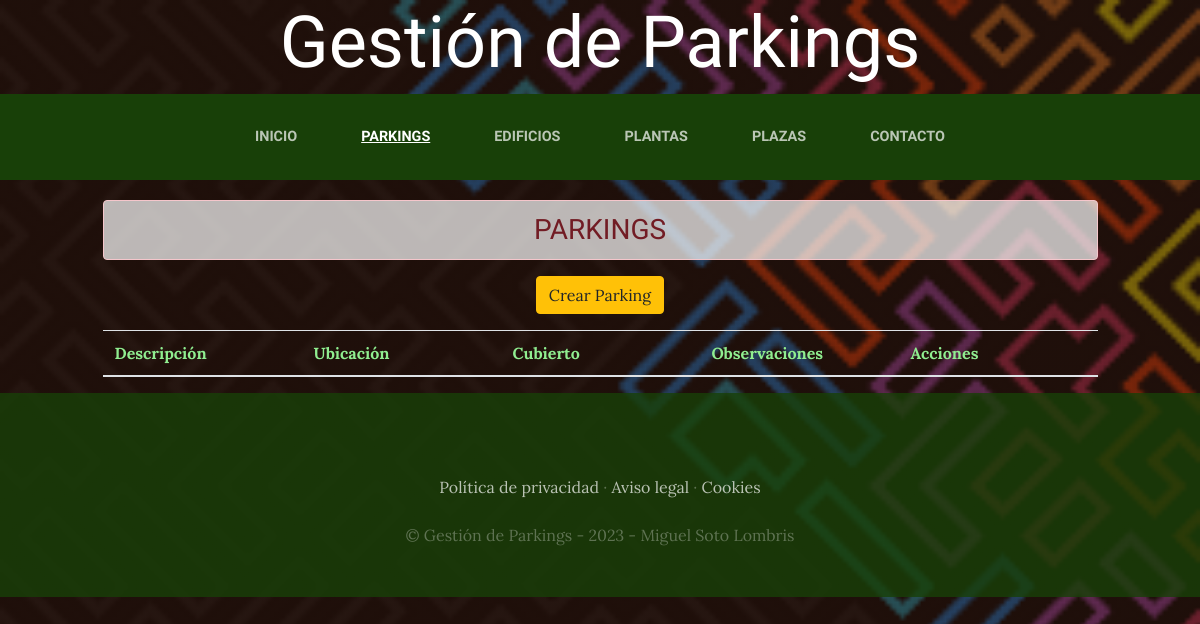
Before: /parkings/ with the older database file.
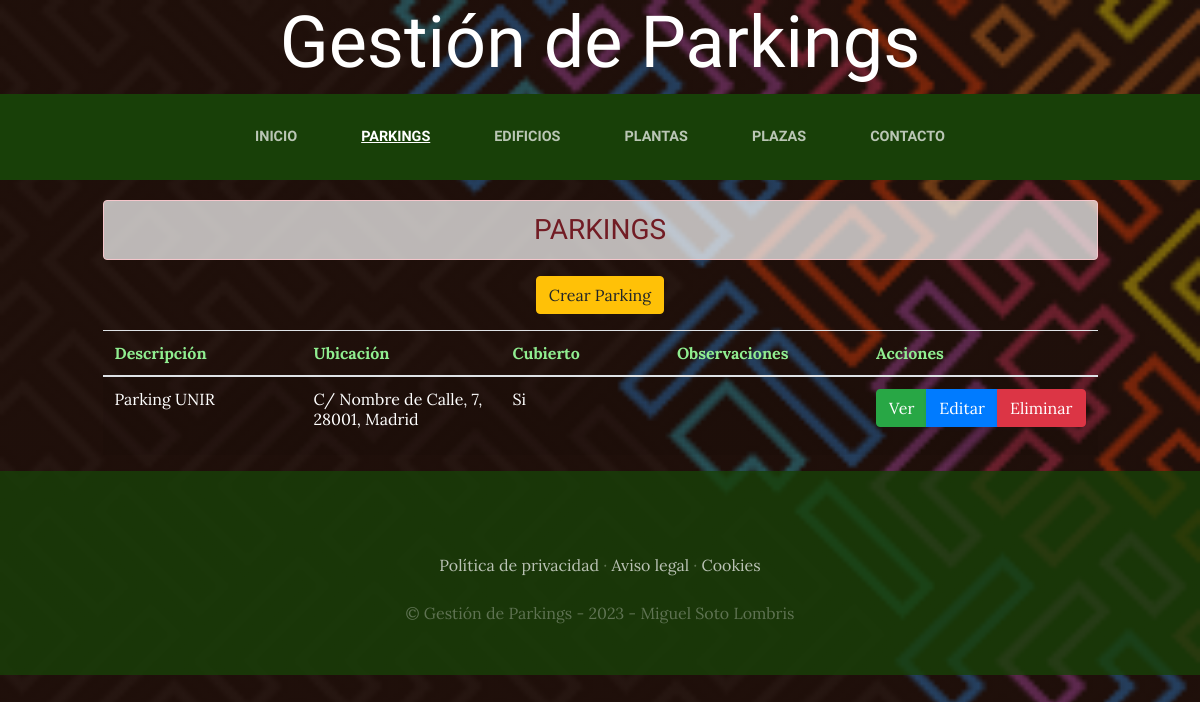
After: the same page with the newer database file.
### parkings/models.py (models this page shows, shortened)
class Parking(models.Model):
    descripcion=models.CharField(max_length=50)
    ubicacion=models.CharField(max_length=100)
    cubierto=models.BooleanField(default=True)
    num_plazas_grandes=models.IntegerField()
    num_plazas_peq=models.IntegerField()
    num_plazas_discap=models.IntegerField()
    created=models.DateTimeField(auto_now_add=True)
    updated=models.DateTimeField(auto_now_add=True)
    class Meta:
        verbose_name='parking'
        verbose_name_plural='parkings'

### parkings/views.py (the view)
# urls.py: path('', ParkingsListado.as_view(template_name = "parkings/index_parking.html"), name='ListarParking'),
class ParkingsListado(ListView):
    model = Parking # Llamo a la clase 'Parking' que se encuentra en el archivo 'models.py'

### parkings/templates/parkings/index_parking.html (shortened to what this page needs)
{% extends "ParkingLotApp/base.html" %}
{% load static %}
{% block content %}
<div calss="container" style="padding-top: 10px;">
  <div class="row">
    <div class="col-lg-1">&nbsp;</div>
    <div class="col-lg-10 text-center text-uppercase"><h3 class="alert alert-danger text-center" style="background-color: rgba(255,255,255, 0.7); margin-top:10px;">Parkings</h3></div>
    <div class="col-lg-1">&nbsp;</div>
  </div>
  <div class="row">
    <div class="col-lg-1">&nbsp;</div>
    <div class="col-lg-10">
      <div class="btn_crear mb-3 text-center" style="margin:auto;">
          <a href="CrearParking" type="button" class="btn btn-warning">Crear Parking</a>
      </div>
      <table class="table table-striped table-hover">
          <thead>
              <tr style="color:lightgreen;">
                  <th width="20%">Descripción</th>
                  <th width="20%">Ubicación</th>
                  <th>Cubierto</th>
                  <th width="20%">Observaciones</th>
                  <th width="20%">Acciones</th>
              </tr>
          </thead>
          <tbody>
              {% for parking in object_list %}
                <tr style="color:white;">
                  <td>{{ parking.descripcion }}</td>
                  <td>{{ parking.ubicacion }}</td>
                  {% if parking.cubierto == True %}
                    <td>Si</td>
                  {% else %}
                    <td>No</td>
                  {% endif %}
                  <td>{{ parking.observaciones }}</td>
                  <td>
                    <form method="POST" action="ElminarParking/{{parking.id}}">
                      <div class="btn-group">
                        <a href="DetalleParking/{{parking.id}}" title="Ver" type="button" class="btn btn-success">Ver </a>
                        <a href="ActualizarParking/{{parking.id}}" title="Editar" type="button" class="btn btn-primary">Editar </a>
                        <button class="btn btn-danger" onclick="return eliminar();" type="submit">
                          Eliminar
                        </button>
                      </div>
                    </form>
                  </td>
                </tr>
              {% endfor %}
              </tbody>
      </table>
    </div>
    <div class="col-lg-1">&nbsp;</div>
  </div>
</div>
{% endblock %}

Changed rows visible on the page:
added Parking: descripcion "Parking UNIR", ubicacion "C/ Nombre de Calle, 7, 28001, Madrid", cubierto "Si"
